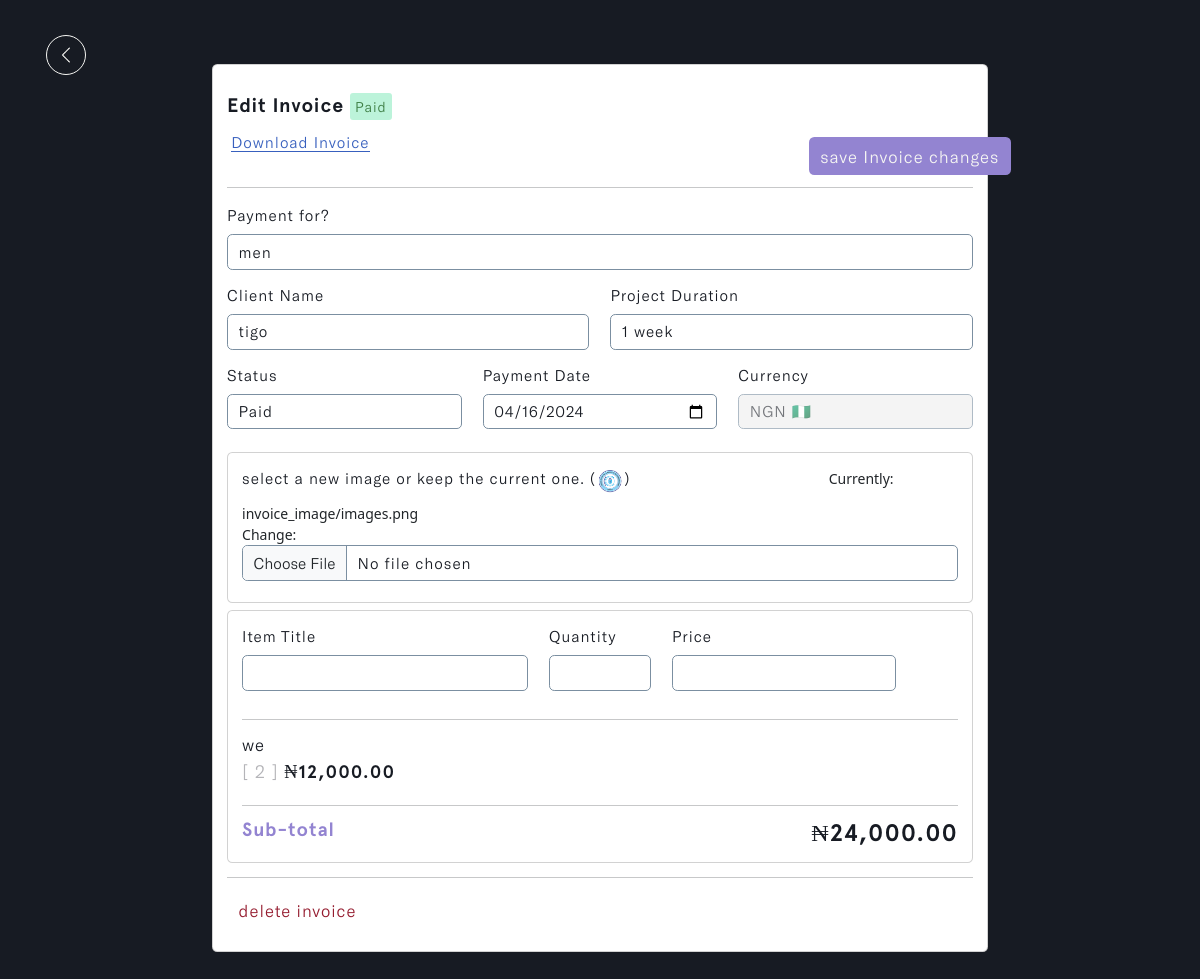
The page /invoice/c15076fc-ca0c-4e05-a041-f72833282bf4 (signed in) on the database its author committed.
### invoice/models.py (models this page shows, shortened)
class Invoice(models.Model):
    STATUS = (
        ('Pending', 'Pending'),
        ('Paid', 'Paid')
    )
    CURRENCY = (
        ('USD 🇺🇸', 'USD 🇺🇸'),
        ('GHS 🇬🇭', 'GHS 🇬🇭'),
        ('GBP 🇬🇧', 'GBP 🇬🇧'),
        ('EUR 🇪🇺', 'EUR 🇪🇺'),
        ('NGN 🇳🇬', 'NGN 🇳🇬'),
    )
    account_owner = models.ForeignKey(Profile, on_delete=models.CASCADE, related_name='acc_user', db_index=True)
    project_name = models.CharField(max_length=255)
    project_duration = models.CharField(max_length=50)
    client_name = models.ForeignKey(Client, on_delete=models.CASCADE, to_field='name', related_name='invoice', db_index=True,
                                    help_text='Select a client for this entry.')
    invoice_status = models.CharField(max_length=200, choices=STATUS, db_index=True)
    payment_date = models.DateField(max_length=200, null=True)
    currency = models.CharField(max_length=200, choices=CURRENCY)
    invoice_image = ResizedImageField(size=[600, 600], quality=85, null=True, blank=True, upload_to='invoice_image/', default='invoice.png')
    client_note = models.TextField(max_length=100000, null=True, blank=True)
    total = models.IntegerField(default=0, null=True, blank=True)
    paid_date = models.DateField(null=True, blank=True)
    updated_time_stamp = models.DateTimeField(auto_now=True, db_index=True)
    created_time_stamp = models.DateTimeField(auto_now_add=True, db_index=True)
    id = models.UUIDField(default=uuid.uuid4, primary_key=True, unique=True, editable=False)
    @property
    def invoiceImageURL(self):
        try:
            url = self.invoice_image.url
        except:
            url = ''
        return url
    class Meta:
        ordering = ['-updated_time_stamp']

class Item(models.Model):
    account_owner = models.ForeignKey(Profile, on_delete=models.CASCADE, null=True)
    invoice = models.ForeignKey(Invoice, on_delete=models.SET_NULL, null=True, related_name='items')
    title = models.CharField(max_length=255, null=True, blank=True)
    quantity = models.IntegerField(default=0, null=True, blank=True)
    price = models.IntegerField(default=0, null=True, blank=True)
    total = models.IntegerField(default=0, null=True, blank=True)
    updated_time_stamp = models.DateTimeField(auto_now=True)
    id = models.UUIDField(default=uuid.uuid4, primary_key=True, unique=True, editable=False)
    class Meta:
        ordering = ['-updated_time_stamp']

### invoice/views.py (the view, shortened to what this page needs)
# urls.py: path('invoice/<str:pk>', views.edit_invoice, name='invoice-details'),
@login_required(login_url='login')
def edit_invoice(request, pk):
    profile = request.user.profile
    invoice = get_object_or_404(profile.acc_user, id=pk)
    display_items = invoice.items.all()
    items_total = invoice.items.aggregate(total=Sum('total'))['total']
    form = InvoiceCreationForm(request.user, instance=invoice)
    default_invoiceImg = "https://swift-bill-bucket.s3.amazonaws.com/invoice.png"
    context = {
        'form': form,
        'invoice': invoice,
        'display_items': display_items,
        'items_total': items_total,
    }
    return render(request, 'invoice/invoice-details.html', context)

### invoice/forms.py
class InvoiceCreationForm(ModelForm):
    payment_date = forms.DateField(widget=DateInput)
    class Meta:
        model = Invoice
        fields = ['project_name', 'project_duration', 'client_name',
                  'invoice_status', 'payment_date', 'currency', 'invoice_image',
                  'client_note']
    def __init__(self, user, *args, **kwargs):
        super(InvoiceCreationForm, self).__init__(*args, **kwargs)
        self.fields['invoice_status'].widget.choices = [('', 'Choose status')] + list(self.fields['invoice_status'].widget.choices)
        self.fields['currency'].widget.choices = [('', 'Choose currency')] + list(self.fields['currency'].widget.choices)
        self.fields['client_name'].queryset = Client.objects.filter(account_owner=user.profile)
        self.fields['currency'].widget.attrs.update({'id': 'currency_field'})
        for name, field in self.fields.items():
            field.widget.attrs.update({'class': 'input form-control'})

### invoice/models.py (called while the page is built)
    def __str__(self):
        return self.name

### invoice/templates/invoice/invoice-details.html (shortened to what this page needs)
{% load static %}
{% load humanize %}
<!DOCTYPE html>
<html lang="en" class="js has-scroll-init has-scroll-smooth">
  <head>
    <link rel="stylesheet" href="{% static '/css/bootstrap.min.css' %}" />
    <link rel="stylesheet" href="{% static '/css/invoice-details.css' %}" />
    <link
      rel="stylesheet"
      href="https://maxcdn.bootstrapcdn.com/font-awesome/4.5.0/css/font-awesome.min.css"
    />
  </head>
  <body
    id="pageTop"
    class="page-content"
    data-spy="scroll"
    data-target="#mainNav"
  >
    <main>
      <div data-scroll class="page page--layout-2" id="main">
        <div id="invoice--details-hero">
          <div class="container-fluid">
            <div class="invoice--details-intro">
              <a href="javascript:history.back()">
                <img
                  src="{% static '/images/left.png' %}"
                  class="img-fluid"
                  id="return_back"
                  alt="return_back-img"
                />
              </a>
              <div class="card d-flex mx-auto" id="main--card">
                <div class="card-body">
                  <h5>
                    Edit Invoice
                    {% if invoice.invoice_status == 'Paid' %}
                    <span id="paid">{{invoice.invoice_status}}</span>
                    {% else %}
                    <span id="pending">{{invoice.invoice_status}}</span>
                    {% endif %}
                  </h5>
                  <a
                    href="{% url 'preview-invoice' invoice.id %}"
                    class="btn"
                    id="preview--invoice"
                  >
                    <span>Download Invoice</span>
                  </a>
                  <form action="" method="POST" enctype="multipart/form-data">
                    <input
                      type="submit"
                      id="save--btn"
                      name="updateInvoice"
                      class="btn dots"
                      value="save Invoice changes"
                    />
                    <hr id="offcanvas--header-line" />
                    <div class="row">
                      <div class="col-md-12">
                        <div class="mb-3">
                          <label
                            for="exampleFormControlInput1"
                            class="form-label"
                            >Payment for?</label
                          >
                          {{form.project_name}}
                        </div>
                      </div>
                      <div class="col-md-6">
                        <div class="mb-3">
                          <label for="exampleClientName" class="form-label"
                            >Client Name</label
                          >
                          {{form.client_name}}
                        </div>
                      </div>
                      <div class="col-md-6">
                        <div class="mb-3">
                          <label for="exampleProjectDuration" class="form-label"
                            >Project Duration</label
                          >
                          {{form.project_duration}}
                        </div>
                      </div>
                      <div class="col-md-4">
                        <div class="mb-3">
                          <label for="exampleInvoiceStatus" class="form-label"
                            >Status</label
                          >
                          {{form.invoice_status}}
                        </div>
                      </div>
                      <div class="col-md-4">
                        <div class="mb-3">
                          <label for="exampleInvoiceDate" class="form-label"
                            >Payment Date</label
                          >
                          {{form.payment_date}}
                        </div>
                      </div>
                      <div class="col-md-4">
                        <div class="mb-3">
                          <label for="exampleCurrency" class="form-label"
                            >Currency</label
                          >
                          {{ form.currency }}
                        </div>
                      </div>
                      <div class="col-md-12">
                        <div class="card" id="invoice--img-card">
                          <div class="card-body">
                            <div class="mb-3">
                              <label for="formFile" class="form-label">
                                select a new image or keep the current one.
                                (<img
                                  src="{{invoice.invoiceImageURL}}"
                                  class="img-fluid"
                                  id="invoice--img-default"
                                  alt="invoice--img-default"
                                />)
                              </label>
                              {{form.invoice_image}}
                            </div>
                          </div>
                        </div>
                      </div>
                    </div>
                  </form>
                  <div class="card">
                    <div class="card-body">
                      <div id="input-wrapper">
                        {% include 'invoice/add-items.html' %}
                      </div>
                      <hr id="offcanvas--line" />
                      {% include 'invoice/invoice-items.html' %}
                      <div id="sub-total">
                        <a href="#">
                          Sub-total
                          <h4
                            id="total_price"
                            data-currency="{{ invoice.currency }}"
                          >
                            {% include 'invoice/items-total.html' %}
                          </h4>
                        </a>
                      </div>
                    </div>
                  </div>
                  <hr id="offcanvas--line" />
                  <a
                    id="delete--btn"
                    class="btn"
                    data-bs-toggle="modal"
                    data-bs-target="#deleteAccountModal"
                    ><span>delete invoice</span
                    ></a>
                </div>
              </div>
            </div>
          </div>
        </div>
      </div>
    </main>
  </body>
</html>

### invoice/templates/invoice/invoice-items.html (shortened to what this page needs)
{% load humanize %}
<div id="display--items">
  {% for item in display_items %}
  <div class="row">
    <div class="col-12 col-md-11">
      <h6>{{item.title}}</h6>
      <h3>
        <span>[ {{item.quantity}} ]</span>
        {% if invoice.currency == "GHS 🇬🇭" %}
        ¢{{ item.price|floatformat:2|intcomma }}
        {% elif invoice.currency == "USD 🇺🇸" %}
        ${{ item.price|floatformat:2|intcomma }}
        {% elif invoice.currency == "GBP 🇬🇧" %}
        £{{ item.price|floatformat:2|intcomma }}
        {% elif invoice.currency == "EUR 🇪🇺" %}
        €{{ item.price|floatformat:2|intcomma }}
        {% elif invoice.currency == "NGN 🇳🇬" %}
        ₦{{ item.price|floatformat:2|intcomma }}
        {% endif %}
      </h3>
    </div>
    <div class="col-md-1">
      <form action="" method="POST">
        <button type="submit" class="btn" name="deleteItem" value="{{item.id}}">
        </button>
      </form>
    </div>
  </div>
  <hr id="offcanvas--line" />
  {% endfor %}
</div>

### invoice/templates/invoice/items-total.html (shortened to what this page needs)
{% load humanize %}
{% if invoice.currency == "GHS 🇬🇭" %}
{% if items_total != None %}
¢{{ items_total|floatformat:2|intcomma }}
{% else %}
¢0.00
{% endif %}
{% elif invoice.currency == "NGN 🇳🇬" %}
{% if invoice.total != None %}
₦{{ invoice.total|floatformat:2|intcomma }}
{% else %}
₦0.00
{% endif %}
{% endif %}

### rows shown on the page
Invoice: invoice_status "Paid", project_name "men", client_name "tigo", project_duration "1 week", payment_date "04/16/2024", currency "NGN 🇳🇬", invoiceImageURL (picture), total "24,000.00"
Item: title "we", quantity "2", price "12,000.00"
